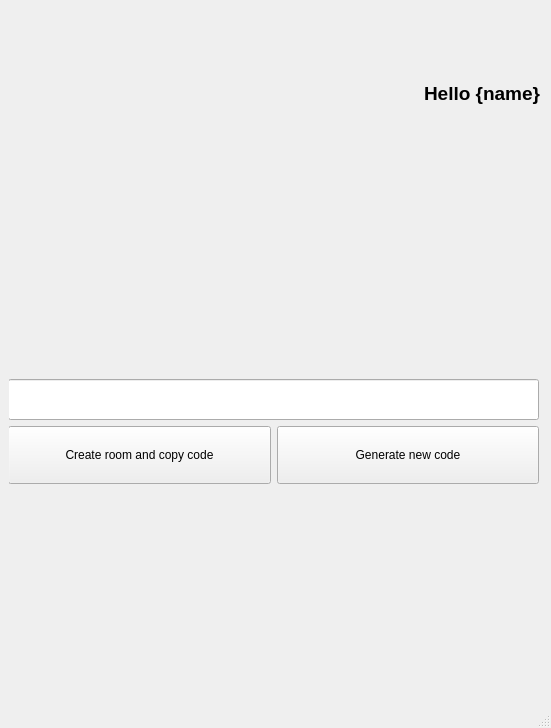
<?xml version="1.0" encoding="UTF-8"?>
<ui version="4.0">
 <class>MainWindow</class>
 <widget class="QMainWindow" name="MainWindow">
  <property name="geometry">
   <rect>
    <x>0</x>
    <y>0</y>
    <width>551</width>
    <height>728</height>
   </rect>
  </property>
  <property name="windowTitle">
   <string>MainWindow</string>
  </property>
  <property name="styleSheet">
   <string notr="true">.QPushButton{
	height:50%;
	font: 16pt &quot;MS Shell Dlg 2&quot;;
}</string>
  </property>
  <widget class="QWidget" name="centralwidget">
   <layout class="QGridLayout" name="gridLayout">
    <item row="1" column="0">
     <spacer name="horizontalSpacer">
      <property name="orientation">
       <enum>Qt::Horizontal</enum>
      </property>
      <property name="sizeHint" stdset="0">
       <size>
        <width>40</width>
        <height>20</height>
       </size>
      </property>
     </spacer>
    </item>
    <item row="1" column="1">
     <spacer name="horizontalSpacer_3">
      <property name="orientation">
       <enum>Qt::Horizontal</enum>
      </property>
      <property name="sizeHint" stdset="0">
       <size>
        <width>40</width>
        <height>20</height>
       </size>
      </property>
     </spacer>
    </item>
    <item row="4" column="2">
     <widget class="QLabel" name="label">
      <property name="text">
       <string/>
      </property>
     </widget>
    </item>
    <item row="1" column="2">
     <widget class="QLabel" name="label_2">
      <property name="text">
       <string>&lt;html&gt;&lt;head/&gt;&lt;body&gt;&lt;p&gt;&lt;span style=&quot; font-size:14pt; font-weight:700;&quot;&gt;Hello {name}&lt;/span&gt;&lt;/p&gt;&lt;/body&gt;&lt;/html&gt;</string>
      </property>
     </widget>
    </item>
    <item row="2" column="0" rowspan="2" colspan="3">
     <widget class="QWidget" name="widget" native="true">
      <widget class="QWidget" name="verticalLayoutWidget">
       <property name="geometry">
        <rect>
         <x>-1</x>
         <y>-1</y>
         <width>531</width>
         <height>301</height>
        </rect>
       </property>
       <layout class="QVBoxLayout" name="verticalLayout">
        <item>
         <spacer name="verticalSpacer_11">
          <property name="orientation">
           <enum>Qt::Vertical</enum>
          </property>
          <property name="sizeHint" stdset="0">
           <size>
            <width>20</width>
            <height>40</height>
           </size>
          </property>
         </spacer>
        </item>
        <item>
         <spacer name="verticalSpacer_2">
          <property name="orientation">
           <enum>Qt::Vertical</enum>
          </property>
          <property name="sizeHint" stdset="0">
           <size>
            <width>20</width>
            <height>40</height>
           </size>
          </property>
         </spacer>
        </item>
        <item>
         <spacer name="verticalSpacer_3">
          <property name="orientation">
           <enum>Qt::Vertical</enum>
          </property>
          <property name="sizeHint" stdset="0">
           <size>
            <width>20</width>
            <height>40</height>
           </size>
          </property>
         </spacer>
        </item>
        <item>
         <spacer name="verticalSpacer_4">
          <property name="orientation">
           <enum>Qt::Vertical</enum>
          </property>
          <property name="sizeHint" stdset="0">
           <size>
            <width>20</width>
            <height>40</height>
           </size>
          </property>
         </spacer>
        </item>
        <item>
         <widget class="QLineEdit" name="lineEdit">
          <property name="styleSheet">
           <string notr="true">height: 35%;
font: 48pt &quot;MS Shell Dlg 2&quot;;
font: 20pt &quot;MS Shell Dlg 2&quot;;</string>
          </property>
         </widget>
        </item>
        <item>
         <layout class="QHBoxLayout" name="horizontalLayout">
          <item>
           <widget class="QPushButton" name="pushButton">
            <property name="text">
             <string>Create room and copy code</string>
            </property>
           </widget>
          </item>
          <item>
           <widget class="QPushButton" name="pushButton_2">
            <property name="text">
             <string>Generate new code</string>
            </property>
           </widget>
          </item>
         </layout>
        </item>
       </layout>
      </widget>
     </widget>
    </item>
   </layout>
  </widget>
  <widget class="QStatusBar" name="statusbar"/>
 </widget>
 <resources/>
 <connections/>
</ui>
